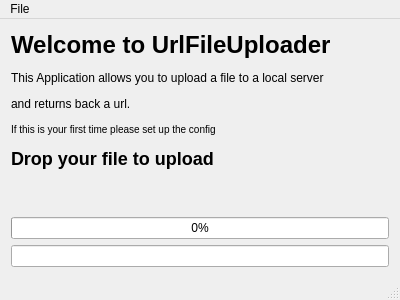
<?xml version="1.0" encoding="UTF-8"?>
<ui version="4.0">
 <class>MainWindow</class>
 <widget class="QMainWindow" name="MainWindow">
  <property name="geometry">
   <rect>
    <x>0</x>
    <y>0</y>
    <width>400</width>
    <height>300</height>
   </rect>
  </property>
  <property name="windowTitle">
   <string>MainWindow</string>
  </property>
  <widget class="QWidget" name="centralWidget">
   <layout class="QGridLayout" name="gridLayout">
    <item row="0" column="0">
     <widget class="QLabel" name="label">
      <property name="text">
       <string>&lt;html&gt;&lt;head&gt;&lt;title&gt;UrlFileUploader&lt;/title&gt;&lt;/head&gt;&lt;body&gt;&lt;p&gt;&lt;span style=&quot; font-size:xx-large; font-weight:600;&quot;&gt;Welcome to UrlFileUploader&lt;/span&gt;&lt;/p&gt;&lt;p&gt;This Application allows you to upload a file to a local server&lt;/p&gt;&lt;p&gt;and returns back a url.&lt;/p&gt;&lt;p&gt;&lt;span style=&quot; font-size:small;&quot;&gt;If this is your first time please set up the config&lt;/span&gt;&lt;/p&gt;&lt;p&gt;&lt;span style=&quot; font-size:x-large; font-weight:600;&quot;&gt;Drop your file to upload&lt;/span&gt;&lt;/p&gt;&lt;p&gt;&lt;br/&gt;&lt;/p&gt;&lt;/body&gt;&lt;/html&gt;</string>
      </property>
     </widget>
    </item>
    <item row="2" column="0">
     <widget class="QProgressBar" name="progressBar">
      <property name="value">
       <number>0</number>
      </property>
     </widget>
    </item>
    <item row="3" column="0">
     <widget class="QLineEdit" name="urlLineEdit">
      <property name="readOnly">
       <bool>true</bool>
      </property>
     </widget>
    </item>
   </layout>
  </widget>
  <widget class="QMenuBar" name="menuBar">
   <property name="geometry">
    <rect>
     <x>0</x>
     <y>0</y>
     <width>400</width>
     <height>20</height>
    </rect>
   </property>
   <widget class="QMenu" name="menuFile">
    <property name="title">
     <string>File</string>
    </property>
    <addaction name="actionPreference"/>
   </widget>
   <addaction name="menuFile"/>
  </widget>
  <widget class="QStatusBar" name="statusBar">
   <property name="enabled">
    <bool>true</bool>
   </property>
  </widget>
  <action name="actionPreference">
   <property name="text">
    <string>Preference</string>
   </property>
  </action>
 </widget>
 <layoutdefault spacing="6" margin="11"/>
 <resources/>
 <connections/>
</ui>
